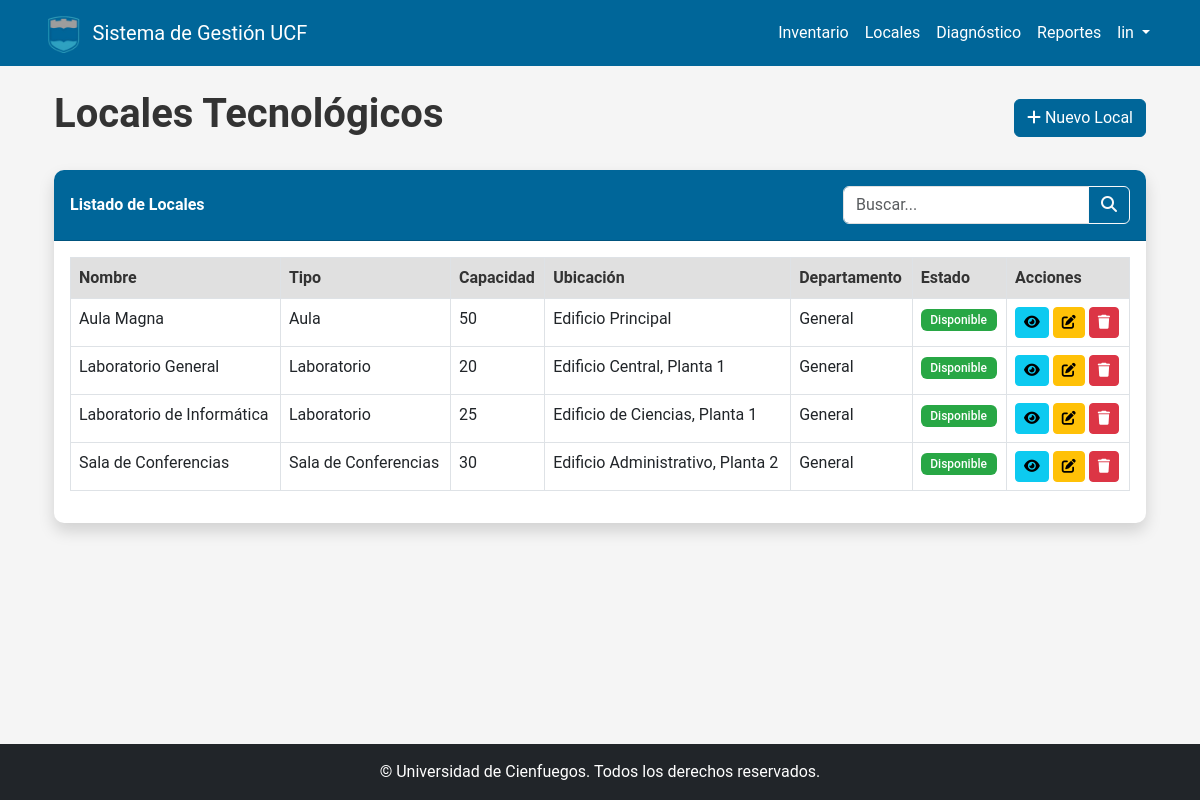
Page /locales/locales/ (signed in) on the committed database.
### locales/models.py (models this page shows, shortened)
class Local(models.Model):
    TIPO_CHOICES = [
        ('laboratorio', 'Laboratorio'),
        ('aula', 'Aula'),
        ('sala', 'Sala de Conferencias'),
        ('oficina', 'Oficina'),
        ('otro', 'Otro'),
    ]
    ESTADO_CHOICES = [
        ('disponible', 'Disponible'),
        ('mantenimiento', 'En Mantenimiento'),
        ('ocupado', 'Ocupado'),
        ('fuera_servicio', 'Fuera de Servicio'),
    ]
    nombre = models.CharField(max_length=200)
    tipo = models.CharField(max_length=50, choices=TIPO_CHOICES)
    capacidad = models.IntegerField(default=0)
    ubicacion = models.CharField(max_length=200)
    descripcion = models.TextField(blank=True, null=True)
    estado = models.CharField(
        max_length=50, choices=ESTADO_CHOICES, default='disponible')
    departamento = models.ForeignKey(
        Departamento, on_delete=models.CASCADE, related_name='locales')
    imagen = models.ImageField(upload_to='locales/', blank=True, null=True)
    notas = models.TextField(blank=True, null=True)
    fecha_creacion = models.DateTimeField(auto_now_add=True)
    fecha_actualizacion = models.DateTimeField(auto_now=True)
    class Meta:
        verbose_name = "Local"
        verbose_name_plural = "Locales"
        ordering = ['nombre']

### usuarios/models.py (models this page shows, shortened)
class Departamento(models.Model):
    nombre = models.CharField(max_length=100)
    descripcion = models.TextField(blank=True, null=True)
    ubicacion = models.CharField(max_length=100, blank=True, null=True)
    responsable = models.ForeignKey(
        User, on_delete=models.SET_NULL, null=True, related_name='departamentos_a_cargo')
    class Meta:
        verbose_name = "Departamento"
        verbose_name_plural = "Departamentos"

### locales/views.py (the view)
# urls.py: path('locales/', views.local_list, name='local_list'),
@login_required
def local_list(request):
    locales = Local.objects.all().select_related('departamento')
    search = request.GET.get('search', '')
    tipo = request.GET.get('tipo', '')
    departamento = request.GET.get('departamento', '')
    if search:
        locales = locales.filter(nombre__icontains=search) | locales.filter(
            ubicacion__icontains=search)
    if tipo:
        locales = locales.filter(tipo=tipo)
    if departamento:
        locales = locales.filter(departamento_id=departamento)
    return render(request, 'locales/local_list.html', {
        'locales': locales,
        'search': search,
        'tipo': tipo,
        'departamento': departamento
    })

### templates/locales/local_list.html (shortened to what this page needs)
{% extends 'base/base.html' %}
{% block content %}
<div class="container">
    <div class="d-flex justify-content-between align-items-center mb-4">
        <h1>Locales Tecnológicos</h1>
        <a href="{% url 'local_new' %}" class="btn btn-primary">
            <i class="fas fa-plus"></i> Nuevo Local
        </a>
    </div>
    <div class="card shadow mb-4">
        <div class="card-header py-3 d-flex flex-wrap justify-content-between align-items-center">
            <h6 class="m-0 font-weight-bold">Listado de Locales</h6>
            <form method="get" class="d-flex mt-2 mt-md-0">
                <div class="input-group">
                    <input type="text" class="form-control" placeholder="Buscar..." name="search" value="{{ search }}">
                    <button class="btn btn-outline-light" type="submit">
                        <i class="fas fa-search"></i>
                    </button>
                </div>
            </form>
        </div>
        <div class="card-body">
            <div class="table-responsive">
                <table class="table table-bordered table-hover" width="100%" cellspacing="0">
                    <thead>
                        <tr>
                            <th>Nombre</th>
                            <th>Tipo</th>
                            <th>Capacidad</th>
                            <th>Ubicación</th>
                            <th>Departamento</th>
                            <th>Estado</th>
                            <th>Acciones</th>
                        </tr>
                    </thead>
                    <tbody>
                        {% if locales %}
                            {% for local in locales %}
                                <tr>
                                    <td>{{ local.nombre }}</td>
                                    <td>{{ local.get_tipo_display }}</td>
                                    <td>{{ local.capacidad }}</td>
                                    <td>{{ local.ubicacion }}</td>
                                    <td>{{ local.departamento.nombre }}</td>
                                    <td>
                                        {% if local.estado == 'disponible' %}
                                            <span class="badge bg-success">Disponible</span>
                                        {% elif local.estado == 'mantenimiento' %}
                                            <span class="badge bg-warning">En Mantenimiento</span>
                                        {% elif local.estado == 'ocupado' %}
                                            <span class="badge bg-info">Ocupado</span>
                                        {% elif local.estado == 'fuera_servicio' %}
                                            <span class="badge bg-danger">Fuera de Servicio</span>
                                        {% endif %}
                                    </td>
                                    <td>
                                        <a href="{% url 'local_detail' pk=local.id %}" class="btn btn-sm btn-info">
                                            <i class="fas fa-eye"></i>
                                        </a>
                                        <a href="{% url 'local_edit' pk=local.id %}" class="btn btn-sm btn-warning">
                                            <i class="fas fa-edit"></i>
                                        </a>
                                        <a href="{% url 'local_delete' pk=local.id %}" class="btn btn-sm btn-danger">
                                            <i class="fas fa-trash"></i>
                                        </a>
                                    </td>
                                </tr>
                            {% endfor %}
                        {% else %}
                            <tr>
                                <td colspan="7" class="text-center">No hay registros disponibles</td>
                            </tr>
                        {% endif %}
                    </tbody>
                </table>
            </div>
        </div>
    </div>
</div>
{% endblock %}

### templates/base/base.html (shortened to what this page needs)
<!DOCTYPE html>
<html lang="es">
<head>
    <link href="https://cdn.jsdelivr.net/npm/bootstrap@5.3.0-alpha1/dist/css/bootstrap.min.css" rel="stylesheet">
    <link rel="stylesheet" href="/static/css/main.css">
</head>
<body>
    <header>
        <nav class="navbar navbar-expand-lg navbar-dark bg-primary">
            <div class="container">
                <a class="navbar-brand d-flex align-items-center" href="/">
                    <img src="/static/img/logo_ucf.png" alt="Logo UCF" height="40" class="me-2">
                    <span>Sistema de Gestión UCF</span>
                </a>
                <div class="collapse navbar-collapse" id="navbarNav">
                    <ul class="navbar-nav ms-auto">
                        {% if user.is_authenticated %}
                            <li class="nav-item">
                                <a class="nav-link" href="/inventario/">Inventario</a>
                            </li>
                            <li class="nav-item">
                                <a class="nav-link" href="/locales/">Locales</a>
                            </li>
                            <li class="nav-item">
                                <a class="nav-link" href="/diagnostico/">Diagnóstico</a>
                            </li>
                            <li class="nav-item">
                                <a class="nav-link" href="/reportes/">Reportes</a>
                            </li>
                            <li class="nav-item dropdown">
                                <a class="nav-link dropdown-toggle" href="#" id="navbarDropdown" role="button" data-bs-toggle="dropdown">
                                    {{ user.username }}
                                </a>
                            </li>
                        {% else %}
                            <li class="nav-item">
                                <a class="nav-link" href="/usuarios/login/">Iniciar sesión</a>
                            </li>
                        {% endif %}
                    </ul>
                </div>
            </div>
        </nav>
    </header>
    <main class="container py-4">
        {% block content %}{% endblock %}
    </main>
    <footer class="bg-dark text-white mt-5 py-3">
        <div class="container text-center">
            <p class="mb-0">© {{ current_year }} Universidad de Cienfuegos. Todos los derechos reservados.</p>
        </div>
    </footer>
</body>
</html>

### static/css/main.css (style rules this page uses)
:root { --primary: #006699; --secondary: #3399CC; --tertiary: #48A5C6; --light: #F5F5F5; --dark: #333333; --gray: #666666; --white: #FFFFFF; --light-gray: #E0E0E0; }
body { font-family: 'Roboto', 'Segoe UI', 'Arial', sans-serif; color: var(--dark); background-color: var(--light); min-height: 100vh; display: flex; flex-direction: column; }
main { flex-grow: 1; }
h1, h2, h3, h4, h5, h6 { color: var(--dark); font-weight: 600; }
p, li, td, th, input, select, textarea { color: var(--dark); }
a { color: var(--primary); text-decoration: none; transition: color 0.2s; }
.navbar-dark.bg-primary { background-color: var(--primary) !important; }
.navbar-dark .navbar-nav .nav-link { color: var(--white); }
.navbar-brand { color: var(--white) !important; }
.navbar-brand img { transition: transform 0.3s ease; }
.btn-primary { background-color: var(--primary); border-color: var(--primary); color: var(--white); }
.card { border: none; border-radius: 10px; box-shadow: 0 4px 6px rgba(0, 0, 0, 0.1); transition: transform 0.3s ease, box-shadow 0.3s ease; background-color: var(--white); }
.card-header { background-color: var(--primary); color: var(--white); border-radius: 10px 10px 0 0 !important; font-weight: 600; }
.card-header .m-0 { color: var(--white); }
.table { color: var(--dark); }
.table thead th { background-color: var(--light-gray); color: var(--dark); font-weight: 600; }
.badge { font-weight: 500; padding: 0.4em 0.8em; }
.badge.bg-success { background-color: #28a745 !important; color: var(--white); }
.form-control, .form-select { color: var(--dark); border: 1px solid var(--light-gray); }
footer { background-color: var(--primary) !important; color: var(--white); }
footer p { color: var(--white); margin-bottom: 0; }

### rows in the picture
Local: nombre "Aula Magna", tipo "Aula", capacidad "50", ubicacion "Edificio Principal", departamento.nombre "General", estado "Disponible"
Local: nombre "Laboratorio General", tipo "Laboratorio", capacidad "20", ubicacion "Edificio Central, Planta 1", departamento.nombre "General", estado "Disponible"
Local: nombre "Laboratorio de Informática", tipo "Laboratorio", capacidad "25", ubicacion "Edificio de Ciencias, Planta 1", departamento.nombre "General", estado "Disponible"
Local: nombre "Sala de Conferencias", tipo "Sala de Conferencias", capacidad "30", ubicacion "Edificio Administrativo, Planta 2", departamento.nombre "General", estado "Disponible"

### other values in the picture
{{ user.username }} "lin"
